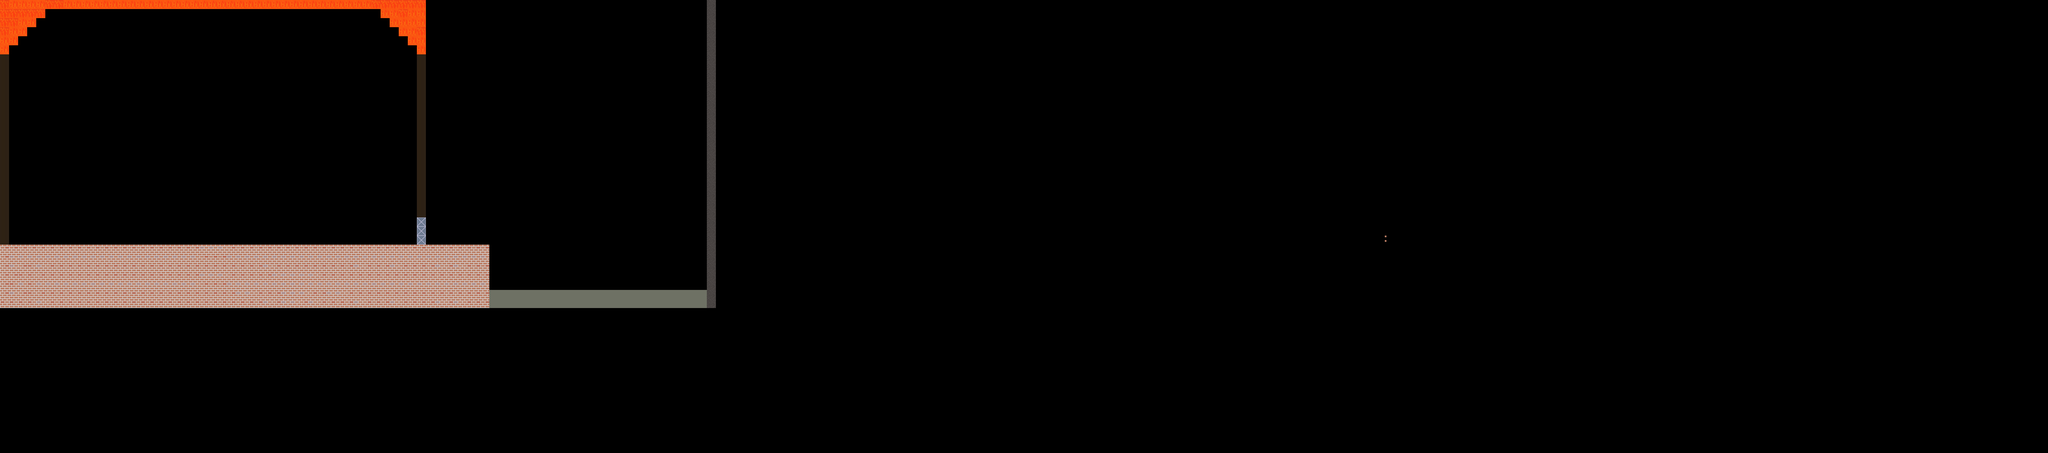

Below is a game level as drawn by its tile map, then a one-line description and the .tmx that defines it (tile-layer data replaced by summaries):
An orthogonal 226x50 tile map with 32x32 px tiles, 1 tile layer (Tile Layer 1) and 2 objects.

<map version="1.0" orientation="orthogonal" width="226" height="50" tilewidth="32" tileheight="32">
 <tileset firstgid="1" name="losAngeles" tilewidth="32" tileheight="32">
  <image source="losAngeles.png" width="3200" height="3200" />
  <tile id="7902">
   <properties>
    <property name="specialCollide" value="noCollide" />
   </properties>
  </tile>
  <tile id="7903">
   <properties>
    <property name="specialCollide" value="noCollide" />
   </properties>
  </tile>
  <tile id="7904">
   <properties>
    <property name="specialCollide" value="noCollide" />
   </properties>
  </tile>
  <tile id="8005">
   <properties>
    <property name="specialCollide" value="noCollide" />
   </properties>
  </tile>
  <tile id="8006">
   <properties>
    <property name="specialCollide" value="noCollide" />
   </properties>
  </tile>
  <tile id="8007">
   <properties>
    <property name="specialCollide" value="noCollide" />
   </properties>
  </tile>
  <tile id="8008">
   <properties>
    <property name="specialCollide" value="noCollide" />
   </properties>
  </tile>
  <tile id="8009">
   <properties>
    <property name="specialCollide" value="noCollide" />
   </properties>
  </tile>
  <tile id="8010">
   <properties>
    <property name="specialCollide" value="noCollide" />
   </properties>
  </tile>
  <tile id="8011">
   <properties>
    <property name="specialCollide" value="noCollide" />
   </properties>
  </tile>
  <tile id="8012">
   <properties>
    <property name="specialCollide" value="noCollide" />
   </properties>
  </tile>
  <tile id="8013">
   <properties>
    <property name="specialCollide" value="noCollide" />
   </properties>
  </tile>
  <tile id="8014">
   <properties>
    <property name="specialCollide" value="noCollide" />
   </properties>
  </tile>
  <tile id="8102">
   <properties>
    <property name="specialCollide" value="noCollide" />
   </properties>
  </tile>
  <tile id="8103">
   <properties>
    <property name="specialCollide" value="noCollide" />
   </properties>
  </tile>
  <tile id="8104">
   <properties>
    <property name="specialCollide" value="noCollide" />
   </properties>
  </tile>
  <tile id="8105">
   <properties>
    <property name="specialCollide" value="noCollide" />
   </properties>
  </tile>
  <tile id="8106">
   <properties>
    <property name="specialCollide" value="noCollide" />
   </properties>
  </tile>
  <tile id="8107">
   <properties>
    <property name="specialCollide" value="noCollide" />
   </properties>
  </tile>
  <tile id="8108">
   <properties>
    <property name="specialCollide" value="noCollide" />
   </properties>
  </tile>
  <tile id="8109">
   <properties>
    <property name="specialCollide" value="noCollide" />
   </properties>
  </tile>
  <tile id="8110">
   <properties>
    <property name="specialCollide" value="noCollide" />
   </properties>
  </tile>
  <tile id="8111">
   <properties>
    <property name="specialCollide" value="noCollide" />
   </properties>
  </tile>
  <tile id="8112">
   <properties>
    <property name="specialCollide" value="noCollide" />
   </properties>
  </tile>
  <tile id="8113">
   <properties>
    <property name="specialCollide" value="noCollide" />
   </properties>
  </tile>
  <tile id="8114">
   <properties>
    <property name="specialCollide" value="noCollide" />
   </properties>
  </tile>
  <tile id="8202">
   <properties>
    <property name="specialCollide" value="noCollide" />
   </properties>
  </tile>
  <tile id="8203">
   <properties>
    <property name="specialCollide" value="noCollide" />
   </properties>
  </tile>
  <tile id="8204">
   <properties>
    <property name="specialCollide" value="noCollide" />
   </properties>
  </tile>
  <tile id="8205">
   <properties>
    <property name="specialCollide" value="noCollide" />
   </properties>
  </tile>
  <tile id="8206">
   <properties>
    <property name="specialCollide" value="noCollide" />
   </properties>
  </tile>
  <tile id="8207">
   <properties>
    <property name="specialCollide" value="noCollide" />
   </properties>
  </tile>
  <tile id="8208">
   <properties>
    <property name="specialCollide" value="noCollide" />
   </properties>
  </tile>
  <tile id="8209">
   <properties>
    <property name="specialCollide" value="noCollide" />
   </properties>
  </tile>
  <tile id="8210">
   <properties>
    <property name="specialCollide" value="noCollide" />
   </properties>
  </tile>
  <tile id="8211">
   <properties>
    <property name="specialCollide" value="noCollide" />
   </properties>
  </tile>
  <tile id="8212">
   <properties>
    <property name="specialCollide" value="noCollide" />
   </properties>
  </tile>
  <tile id="8213">
   <properties>
    <property name="specialCollide" value="noCollide" />
   </properties>
  </tile>
  <tile id="8214">
   <properties>
    <property name="specialCollide" value="noCollide" />
   </properties>
  </tile>
  <tile id="8302">
   <properties>
    <property name="specialCollide" value="noCollide" />
   </properties>
  </tile>
  <tile id="8303">
   <properties>
    <property name="specialCollide" value="noCollide" />
   </properties>
  </tile>
  <tile id="8304">
   <properties>
    <property name="specialCollide" value="noCollide" />
   </properties>
  </tile>
  <tile id="8402">
   <properties>
    <property name="specialCollide" value="noCollide" />
   </properties>
  </tile>
  <tile id="8505">
   <properties>
    <property name="specialCollide" value="noCollide" />
   </properties>
  </tile>
  <tile id="8506">
   <properties>
    <property name="specialCollide" value="noCollide" />
   </properties>
  </tile>
  <tile id="8507">
   <properties>
    <property name="specialCollide" value="noCollide" />
   </properties>
  </tile>
  <tile id="8508">
   <properties>
    <property name="specialCollide" value="noCollide" />
   </properties>
  </tile>
  <tile id="8509">
   <properties>
    <property name="specialCollide" value="noCollide" />
   </properties>
  </tile>
  <tile id="8602">
   <properties>
    <property name="specialCollide" value="noCollide" />
   </properties>
  </tile>
  <tile id="8603">
   <properties>
    <property name="specialCollide" value="noCollide" />
   </properties>
  </tile>
  <tile id="8604">
   <properties>
    <property name="specialCollide" value="noCollide" />
   </properties>
  </tile>
  <tile id="8605">
   <properties>
    <property name="specialCollide" value="noCollide" />
   </properties>
  </tile>
  <tile id="8606">
   <properties>
    <property name="specialCollide" value="noCollide" />
   </properties>
  </tile>
  <tile id="8607">
   <properties>
    <property name="specialCollide" value="noCollide" />
   </properties>
  </tile>
  <tile id="8608">
   <properties>
    <property name="specialCollide" value="noCollide" />
   </properties>
  </tile>
  <tile id="8609">
   <properties>
    <property name="specialCollide" value="noCollide" />
   </properties>
  </tile>
  <tile id="8610">
   <properties>
    <property name="specialCollide" value="noCollide" />
   </properties>
  </tile>
  <tile id="8611">
   <properties>
    <property name="specialCollide" value="noCollide" />
   </properties>
  </tile>
  <tile id="8614">
   <properties>
    <property name="level" value="barrier" />
   </properties>
  </tile>
  <tile id="8702">
   <properties>
    <property name="specialCollide" value="noCollide" />
   </properties>
  </tile>
  <tile id="8703">
   <properties>
    <property name="specialCollide" value="noCollide" />
   </properties>
  </tile>
  <tile id="8704">
   <properties>
    <property name="specialCollide" value="noCollide" />
   </properties>
  </tile>
  <tile id="8705">
   <properties>
    <property name="specialCollide" value="noCollide" />
   </properties>
  </tile>
  <tile id="8706">
   <properties>
    <property name="specialCollide" value="noCollide" />
   </properties>
  </tile>
  <tile id="8707">
   <properties>
    <property name="specialCollide" value="noCollide" />
   </properties>
  </tile>
  <tile id="8708">
   <properties>
    <property name="specialCollide" value="noCollide" />
   </properties>
  </tile>
  <tile id="8709">
   <properties>
    <property name="specialCollide" value="noCollide" />
   </properties>
  </tile>
  <tile id="8817">
   <properties>
    <property name="specialCollide" value="noCollide" />
   </properties>
  </tile>
  <tile id="8818">
   <properties>
    <property name="specialCollide" value="noCollide" />
   </properties>
  </tile>
  <tile id="8819">
   <properties>
    <property name="specialCollide" value="noCollide" />
   </properties>
  </tile>
  <tile id="8820">
   <properties>
    <property name="specialCollide" value="noCollide" />
   </properties>
  </tile>
  <tile id="8821">
   <properties>
    <property name="specialCollide" value="noCollide" />
   </properties>
  </tile>
  <tile id="8822">
   <properties>
    <property name="specialCollide" value="noCollide" />
   </properties>
  </tile>
  <tile id="8823">
   <properties>
    <property name="specialCollide" value="noCollide" />
   </properties>
  </tile>
  <tile id="8906">
   <properties>
    <property name="specialCollide" value="noCollide" />
   </properties>
  </tile>
  <tile id="8907">
   <properties>
    <property name="specialCollide" value="noCollide" />
   </properties>
  </tile>
  <tile id="8908">
   <properties>
    <property name="specialCollide" value="bottom" />
   </properties>
  </tile>
  <tile id="8909">
   <properties>
    <property name="specialCollide" value="bottom" />
   </properties>
  </tile>
  <tile id="8910">
   <properties>
    <property name="specialCollide" value="bottom" />
   </properties>
  </tile>
  <tile id="8923">
   <properties>
    <property name="specialCollide" value="noCollide" />
   </properties>
  </tile>
  <tile id="9006">
   <properties>
    <property name="specialCollide" value="noCollide" />
   </properties>
  </tile>
  <tile id="9007">
   <properties>
    <property name="specialCollide" value="bottom" />
   </properties>
  </tile>
  <tile id="9008">
   <properties>
    <property name="specialCollide" value="bottom" />
   </properties>
  </tile>
  <tile id="9009">
   <properties>
    <property name="specialCollide" value="bottom" />
   </properties>
  </tile>
  <tile id="9010">
   <properties>
    <property name="specialCollide" value="bottom" />
   </properties>
  </tile>
  <tile id="9116">
   <properties>
    <property name="specialCollide" value="noCollide" />
   </properties>
  </tile>
  <tile id="9124">
   <properties>
    <property name="specialCollide" value="noCollide" />
   </properties>
  </tile>
  <tile id="9206">
   <properties>
    <property name="win" value="win" />
   </properties>
  </tile>
  <tile id="9208">
   <properties>
    <property name="LAVA" value="death" />
   </properties>
  </tile>
  <tile id="9216">
   <properties>
    <property name="specialCollide" value="noCollide" />
   </properties>
  </tile>
  <tile id="9223">
   <properties>
    <property name="specialCollide" value="noCollide" />
   </properties>
  </tile>
  <tile id="9308">
   <properties>
    <property name="LAVA" value="death" />
   </properties>
  </tile>
  <tile id="9316">
   <properties>
    <property name="specialCollide" value="noCollide" />
   </properties>
  </tile>
  <tile id="9323">
   <properties>
    <property name="specialCollide" value="noCollide" />
   </properties>
  </tile>
  <tile id="9324">
   <properties>
    <property name="specialCollide" value="noCollide" />
   </properties>
  </tile>
  <tile id="9408">
   <properties>
    <property name="beer" value="beer" />
   </properties>
  </tile>
  <tile id="9421">
   <properties>
    <property name="specialCollide" value="noCollide" />
   </properties>
  </tile>
  <tile id="9422">
   <properties>
    <property name="specialCollide" value="noCollide" />
   </properties>
  </tile>
  <tile id="9423">
   <properties>
    <property name="specialCollide" value="noCollide" />
   </properties>
  </tile>
  <tile id="9508">
   <properties>
    <property name="RivalSpawner" value="RSpawn" />
   </properties>
  </tile>
  <tile id="9509">
   <properties>
    <property name="player spawn" value="playerStart" />
   </properties>
  </tile>
  <tile id="9518">
   <properties>
    <property name="specialCollide" value="noCollide" />
   </properties>
  </tile>
  <tile id="9519">
   <properties>
    <property name="specialCollide" value="noCollide" />
   </properties>
  </tile>
  <tile id="9521">
   <properties>
    <property name="specialCollide" value="noCollide" />
   </properties>
  </tile>
  <tile id="9522">
   <properties>
    <property name="specialCollide" value="noCollide" />
   </properties>
  </tile>
  <tile id="9608">
   <properties>
    <property name="guard spawner" value="GSpawn" />
   </properties>
  </tile>
  <tile id="9609">
   <properties>
    <property name="asefa" value="checkpoint" />
   </properties>
  </tile>
  <tile id="9620">
   <properties>
    <property name="specialCollide" value="noCollide" />
   </properties>
  </tile>
  <tile id="9708">
   <properties>
    <property name="spawner" value="GNSpawn" />
   </properties>
  </tile>
  <tile id="9709">
   <properties>
    <property name="Instant-Death" value="death" />
   </properties>
  </tile>
  <tile id="9720">
   <properties>
    <property name="specialCollide" value="noCollide" />
   </properties>
  </tile>
  <tile id="9808">
   <properties>
    <property name="aesf" value="BSpawn" />
   </properties>
  </tile>
  <tile id="9809">
   <properties>
    <property name="fire hydrant" value="FSpawn" />
   </properties>
  </tile>
  <tile id="9820">
   <properties>
    <property name="specialCollide" value="noCollide" />
   </properties>
  </tile>
  <tile id="9908">
   <properties>
    <property name="gun spawn" value="GPSpawn" />
   </properties>
  </tile>
  <tile id="9909">
   <properties>
    <property name="ase" value="BossSpawn" />
   </properties>
  </tile>
  <tile id="9920">
   <properties>
    <property name="specialCollide" value="noCollide" />
   </properties>
  </tile>
 </tileset>
 <layer name="Tile Layer 1" width="226" height="50">
  <data>[11300 cells, 580 non-empty, 10 distinct tile ids]</data>
 </layer>
 <objectgroup name="Object Layer 1" width="226" height="50">
  <object gid="9510" x="342" y="729" />
  <object gid="9910" x="1196" y="721" />
 </objectgroup>
</map>
